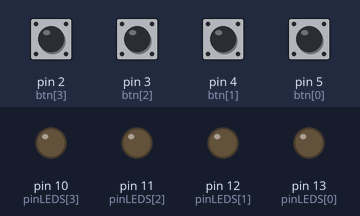
Recording of a sketch running on a simulated Arduino Uno, built with avr-gcc and run on an emulated ATmega328P. On the bench: output pins drawn as LEDs (lit = HIGH). Inputs (shaded band) come from the test bench; at power-on: pin 2 (btn[3]), pin 3 (btn[2]), pin 4 (btn[1]), pin 5 (btn[0]) LOW.

Above: at 1.2 s.
1.3 s: pin 2 (btn[3]) pulled HIGH for 0.15 s
At 2.5 s:
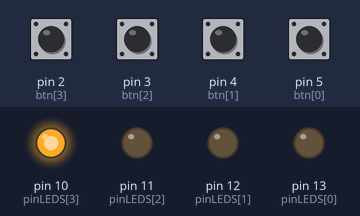
2.9 s: pin 3 (btn[2]) pulled HIGH for 0.15 s
At 3.7 s:
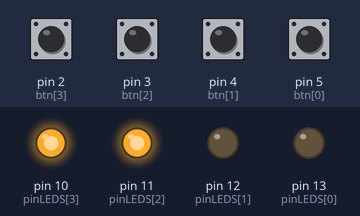
4.5 s: pin 4 (btn[1]) pulled HIGH for 0.15 s
At 4.9 s:
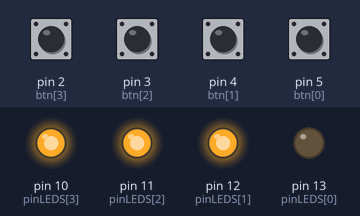
6.1 s: pin 5 (btn[0]) pulled HIGH for 0.15 s
At 7.3 s:
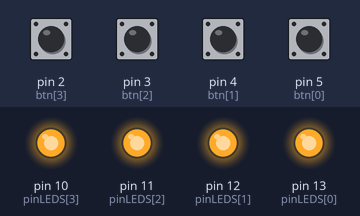
7.7 s: pin 2 (btn[3]) pulled HIGH for 1 s
At 8.5 s:
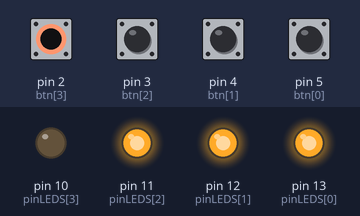
10.2 s: pin 3 (btn[2]) pulled HIGH for 1 s
At 11.6 s:
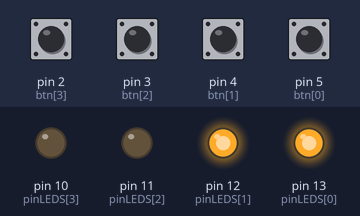
Timing chart, 0 to 13.2 s (numbered marks = the images above; inputs shaded):
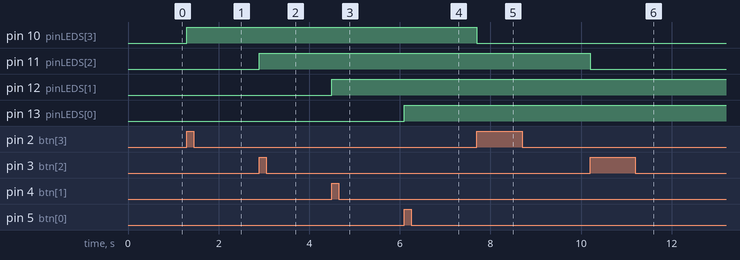

The sketch:

_ex_1_2_3_Vetores.ino
```cpp
//----------Vetores--------------
/*
1.
// ao invés de declarar cada LED, individualmente...
// const byte LED1 = 13;
// const byte LED2 = 12;
// const byte LED3 = 13;
// const byte LED4 = 10;

// podemos declarar um vetor, com os pinos de 4 LEDs
const byte LED[] = {13, 12, 11, 10};
------------------------------------
Considere o exemplo acima,
e faça o mesmo para a declaração dos botões
*/


// Declarações Globais
byte pinLEDS[4] = {13, 12, 11, 10};
byte btn[4] = {5, 4, 3, 2};

void setup() {
  byte pinDecla;
  byte btnDecla;

  for(pinDecla = 0; pinDecla <= 3; pinDecla++){
    pinMode(pinLEDS[pinDecla], OUTPUT);
  }
  for(btnDecla = 0; btnDecla <= 3; btnDecla++){
    pinMode(btn[btnDecla], INPUT);
  }
  Serial.begin(9600);
}

void loop() {
    static byte qual_estado;


    for(qual_estado = 0; qual_estado <= 3; qual_estado++){
      bool leitura = digitalRead(btn[qual_estado]);


      static byte flag_0 = 0; // flag
      static byte flag_1 = 0; // flag
      static byte flag_2 = 0; // flag
      static byte flag_3 = 0; // flag


      switch(qual_estado){
        case 0:
          if(leitura == true){
            if (flag_0 == 0){
              digitalWrite(pinLEDS[qual_estado], ! digitalRead(pinLEDS[qual_estado]));
              flag_0 = 1;

            }
          }
          else{
            flag_0 = 0;
            }
              break;
      case 1:
      if(leitura == true){
            if (flag_1 == 0){
              digitalWrite(pinLEDS[qual_estado], ! digitalRead(pinLEDS[qual_estado]));
              flag_1 = 1;

            }
          }
          else{
            flag_1 = 0;
            }
              break;
        case 2:
          if(leitura == true){
            if (flag_2 == 0){
              digitalWrite(pinLEDS[qual_estado], ! digitalRead(pinLEDS[qual_estado]));
              flag_2 = 1;

            }
          }
          else{
            flag_2 = 0;
            }
              break;
        case 3:
          if(leitura == true){
            if (flag_3 == 0){
              digitalWrite(pinLEDS[qual_estado], ! digitalRead(pinLEDS[qual_estado]));
              flag_3 = 1;

            }
          }
          else{
            flag_3 = 0;
            }
              break;
      }
    }

}
```

Measured:
- after the input at 1.3 s, pin 10 (pinLEDS[3]): LOW → HIGH at once
- after the input at 2.9 s, pin 11 (pinLEDS[2]): LOW → HIGH at once
- after the input at 4.5 s, pin 12 (pinLEDS[1]): LOW → HIGH at once
- after the input at 6.1 s, pin 13 (pinLEDS[0]): LOW → HIGH at once
- after the input at 7.7 s, pin 10 (pinLEDS[3]): HIGH → LOW at once
- after the input at 10.2 s, pin 11 (pinLEDS[2]): HIGH → LOW at once
